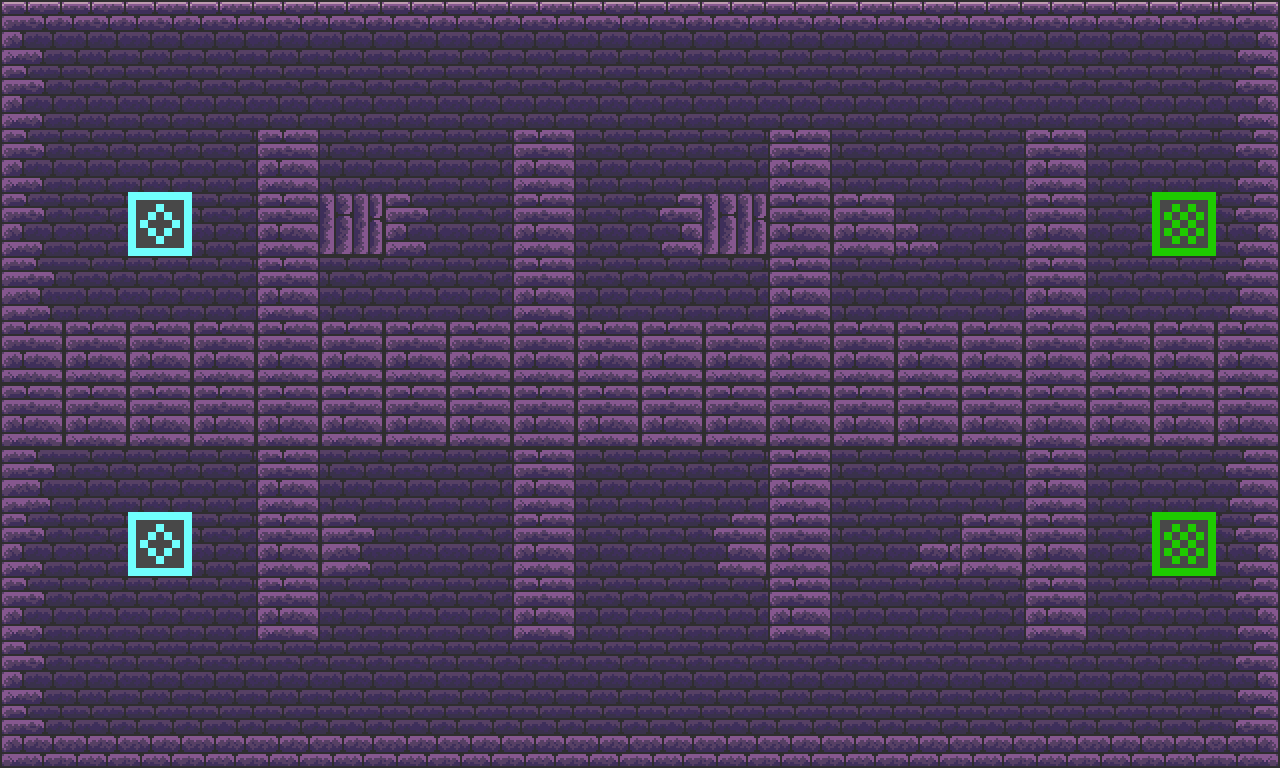

Tiled map render using the project's own tile images. Description and the map definition, with tile-layer contents summarised, below:
An orthogonal 20x12 tile map with 64x64 px tiles, 2 tile layers (background, foreground), 2 tilesets and 50 objects (3x start A, 2x middle B, 2x top right corner A, 2x cell entrance A, 2x cell room A, ...).

<map version="1.10" tiledversion="git" orientation="orthogonal" renderorder="right-down" width="20" height="12" tilewidth="64" tileheight="64" infinite="0" nextlayerid="8" nextobjectid="63">
 <editorsettings>
  <export target="level_one_map_dungeon_tileset.json" format="json" />
 </editorsettings>
 <tileset firstgid="1" name="dungeon_bricks_shadow_tileset" tilewidth="64" tileheight="64" tilecount="48" columns="4">
  <image source="dungeon_bricks_shadow_tileset.png" width="256" height="768" />
  <tile id="0">
   <properties>
    <property name="type" value="TOP_CORNER_WALL_BROKEN_PURPLE" />
   </properties>
  </tile>
  <tile id="1">
   <properties>
    <property name="type" value="TOP_WALL_BROKEN_PURPLE" />
   </properties>
  </tile>
  <tile id="8">
   <properties>
    <property name="type" value="BORDER_WALL_BROKEN_PURPLE" />
   </properties>
  </tile>
  <tile id="9">
   <properties>
    <property name="type" value="BACKGROUND_PURPLE_WALL" />
   </properties>
  </tile>
  <tile id="10">
   <properties>
    <property name="type" value="CENTRAL_WALL_MEDIUM_BROKEN_PURPLE" />
   </properties>
  </tile>
  <tile id="16">
   <properties>
    <property name="type" value="BOTTOM_CORNER_WALL_BROKEN_PURPLE" />
   </properties>
  </tile>
  <tile id="17">
   <properties>
    <property name="type" value="BOTTOM_WALL_BROKEN_PURPLE" />
   </properties>
  </tile>
  <tile id="24">
   <properties>
    <property name="type" value="CENTRAL_WALL_SMALL_BROKEN_PURPLE" />
   </properties>
  </tile>
  <tile id="35">
   <properties>
    <property name="type" value="COLUMN_WALL_BROKEN_PURPLE" />
   </properties>
  </tile>
  <tile id="36">
   <properties>
    <property name="type" value="CENTRAL_WALL_LARGE_BROKEN_PURPLE" />
   </properties>
  </tile>
 </tileset>
 <tileset firstgid="49" name="basic_tileset" tilewidth="64" tileheight="64" tilecount="28" columns="4">
  <image source="basic_tileset.png" width="256" height="448" />
  <tile id="22">
   <properties>
    <property name="type" value="SPAWN_ZONE" />
   </properties>
  </tile>
  <tile id="23">
   <properties>
    <property name="type" value="END_ZONE" />
   </properties>
  </tile>
 </tileset>
 <layer id="1" name="background" width="20" height="12" locked="1">
  <data>[240 cells, 240 non-empty, 1 distinct tile ids]</data>
 </layer>
 <layer id="4" name="foreground" width="20" height="12" locked="1">
  <data>[240 cells, 135 non-empty, 13 distinct tile ids]</data>
 </layer>
 <objectgroup id="6" name="guard_pathing_layer_b" locked="1">
  <object id="24" name="middle B" x="1140" y="656">
   <point />
  </object>
  <object id="25" name="start B" x="448" y="656">
   <point />
  </object>
  <object id="21" name="middle B" x="1140" y="656">
   <point />
  </object>
  <object id="23" name="end B" x="1140" y="496">
   <point />
  </object>
 </objectgroup>
 <objectgroup id="5" name="guard_pathing_layer_a" locked="1">
  <object id="20" name="start A" x="1140" y="240">
   <point />
  </object>
  <object id="16" name="top right corner A" x="1140" y="48">
   <point />
  </object>
  <object id="59" name="cell entrance A" x="960" y="48">
   <point />
  </object>
  <object id="56" name="cell room A" x="960" y="172">
   <properties>
    <property name="wait_period" value="3000" />
   </properties>
   <point />
  </object>
  <object id="60" name="cell entrance A" x="960" y="48">
   <point />
  </object>
  <object id="58" name="cell entrance B" x="592" y="48">
   <point />
  </object>
  <object id="55" name="cell room B" x="592" y="172">
   <properties>
    <property name="wait_period" value="3000" />
   </properties>
   <point />
  </object>
  <object id="61" name="cell entrance B" x="592" y="48">
   <point />
  </object>
  <object id="17" name="start A" x="448" y="48">
   <point />
  </object>
  <object id="54" name="cell room A" x="448" y="172">
   <properties>
    <property name="wait_period" value="3000" />
   </properties>
   <point />
  </object>
  <object id="57" name="start A" x="448" y="48">
   <point />
  </object>
  <object id="62" name="top right corner A" x="1140" y="48">
   <point />
  </object>
 </objectgroup>
 <objectgroup id="7" name="lighting_object_layer_b" locked="1">
  <object id="26" name="spawn zone B" x="128" y="512" width="64" height="64">
   <properties>
    <property name="type" value="SPAWN_ZONE" />
   </properties>
  </object>
  <object id="30" name="end zone B" x="1152" y="512" width="64" height="64">
   <properties>
    <property name="type" value="END_ZONE" />
   </properties>
  </object>
  <object id="10" name="wall 3 sub wall B" x="912" y="512" width="112" height="64" />
  <object id="13" name="bottom border B" x="0" y="736" width="1280" height="32" />
  <object id="32" name="left border B" x="0" y="382" width="48" height="352" />
  <object id="33" name="right border B" x="1232" y="382" width="48" height="352" />
  <object id="40" name="wall 1 middle wall B" x="48" y="384" width="208" height="64" />
  <object id="41" name="wall 2 middle wall B" x="320" y="384" width="192" height="64" />
  <object id="42" name="wall 3 middle wall B" x="575" y="384" width="192" height="64" />
  <object id="43" name="wall 4 middle wall B" x="832" y="384" width="192" height="64" />
  <object id="44" name="wall 5 middle wall B" x="1088" y="384" width="144" height="64" />
  <object id="45" name="wall 1 column B" x="256" y="384" width="64" height="256" />
  <object id="46" name="wall 2 column B" x="512" y="384" width="64" height="256" />
  <object id="47" name="wall 3 column B" x="768" y="384" width="64" height="256" />
  <object id="48" name="wall 4 column B" x="1024" y="384" width="64" height="256" />
  <object id="51" name="wall 1 sub wall B" x="320" y="512" width="52" height="64" />
  <object id="52" name="wall 2 sub wall B" x="716" y="512" width="52" height="64" />
 </objectgroup>
 <objectgroup id="2" name="lighting_object_layer_a" locked="1">
  <object id="1" name="spawn zone A" x="128" y="192" width="64" height="64">
   <properties>
    <property name="type" value="SPAWN_ZONE" />
   </properties>
  </object>
  <object id="2" name="wall 1 column A" x="256" y="128" width="64" height="256" />
  <object id="3" name="wall 2 column A" x="512" y="128" width="64" height="256" />
  <object id="4" name="wall 3 column A" x="768" y="128" width="64" height="256" />
  <object id="5" name="wall 4 column A" x="1024" y="128" width="64" height="256" />
  <object id="6" name="end zone A" x="1152" y="192" width="64" height="64">
   <properties>
    <property name="type" value="END_ZONE" />
   </properties>
  </object>
  <object id="7" name="wall 1 middle wall A" x="48" y="320" width="208" height="64" />
  <object id="27" name="wall 2 middle wall A" x="320" y="320" width="192" height="64" />
  <object id="8" name="wall 3 middle wall A" x="575" y="320" width="192" height="64" />
  <object id="28" name="wall 4 middle wall A" x="832" y="320" width="192" height="64" />
  <object id="29" name="wall 5 middle wall A" x="1088" y="320" width="144" height="64" />
  <object id="9" name="wall 3 sub wall A" x="832" y="192" width="108" height="64" />
  <object id="12" name="top border A" x="0" y="0" width="1280" height="32" />
  <object id="14" name="left border A" x="0" y="32" width="48" height="352" />
  <object id="34" name="right border A" x="1232" y="32" width="48" height="352" />
  <object id="49" name="wall 1 sub wall A" x="320" y="192" width="108" height="64" />
  <object id="50" name="wall 2 sub wall A" x="660" y="192" width="108" height="64" />
 </objectgroup>
</map>
